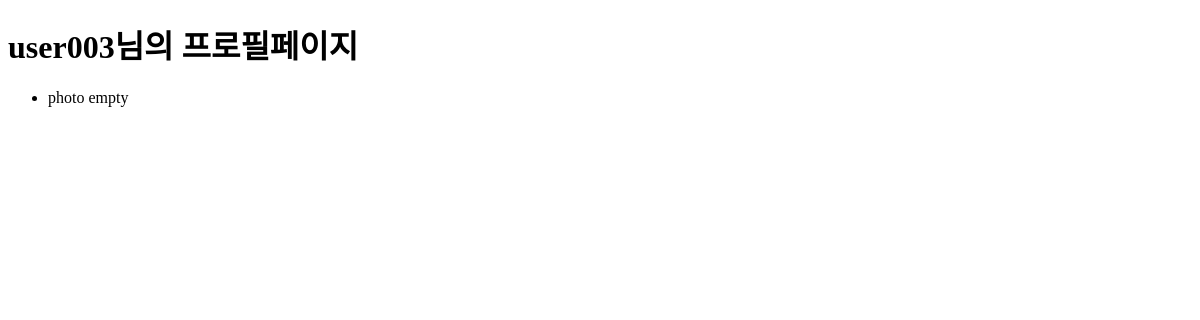
Page /users/ (signed in) on the earlier database version.
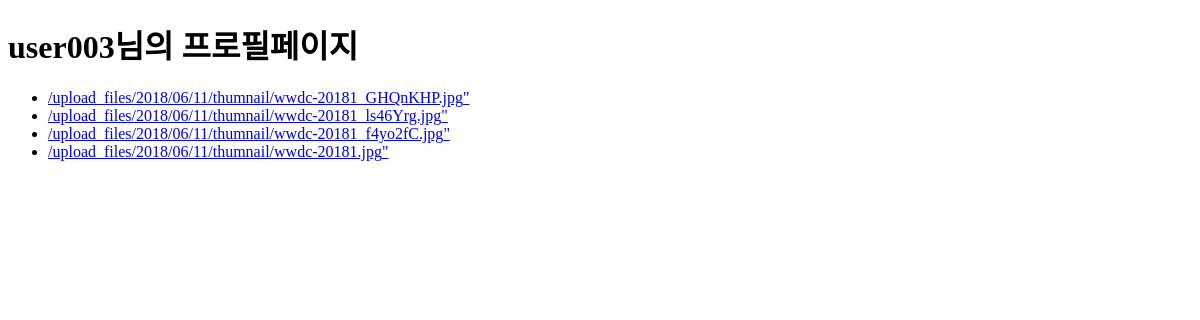
Same page on the later database version.
### redcoin/models.py (models this page shows, shortened)
class StoredFiles(models.Model) :
    file_number = models.AutoField(primary_key=True) # 자동으로 증가하는 file_number
    owner = models.CharField(max_length=50) # 이 파일을 소유하고 있는 user의 id
    content = models.FileField(upload_to='content')
    thumnail = models.ImageField(upload_to='thumnail')
    description = models.CharField(max_length=250, blank=True, null=True)
    created_at = models.DateTimeField(auto_now_add=True) # 파일 추가되면 그 시간 기록
    user = models.ForeignKey(settings.AUTH_USER_MODEL, on_delete=models.CASCADE)

### profiles/views.py (the view)
@login_required
def profile(request) :
    user = request.user
    storedfiles = user.storedfiles_set.order_by('-created_at', '-pk')
    ctx = {
        'user1': user,
        'storedfiles': storedfiles,
    }
    return render(request, 'profile.html', ctx)

### profiles/templates/profile.html
{% extends 'layout.html' %}
{% block content %}
<h1>{{ user1.username }}님의 프로필페이지</h1>
<ul>
    {% for storedfile in storedfiles %}
        <li><a href="{{ storedfile.thumnail.url }}" download="downloadedfile">
            {{ storedfile.thumnail.url }}"
        </li></a>
    {% empty %}
        <li>photo empty</li>
    {% endfor %}
</ul>
{% endblock %}

### redcoin/templates/layout.html (shortened to what this page needs)
{% load staticfiles %}
<!DOCTYPE html>
<html lang="ko">
<head>
</head>
<body>
{% block content %}{% endblock %}
</body>
</html>

Differences in the rows shown:
added StoredFiles: thumnail "/upload_files/2018/06/11/thumnail/wwdc-20181_GHQnKHP.jpg"
added StoredFiles: thumnail "/upload_files/2018/06/11/thumnail/wwdc-20181_ls46Yrg.jpg"
added StoredFiles: thumnail "/upload_files/2018/06/11/thumnail/wwdc-20181_f4yo2fC.jpg"
added StoredFiles: thumnail "/upload_files/2018/06/11/thumnail/wwdc-20181.jpg"
Other differences:
text no longer shown: "photo empty"
